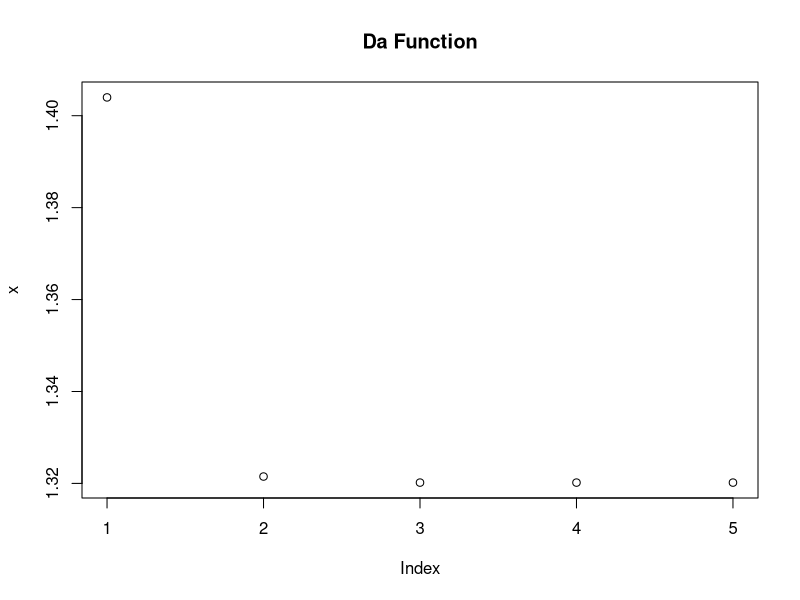

The R source for this figure:
x <- c(1.40397689543,
       1.32149751611,
       1.32018047384,
       1.32017994623,
       1.32017994623)

plot(x,main="Da Function")
